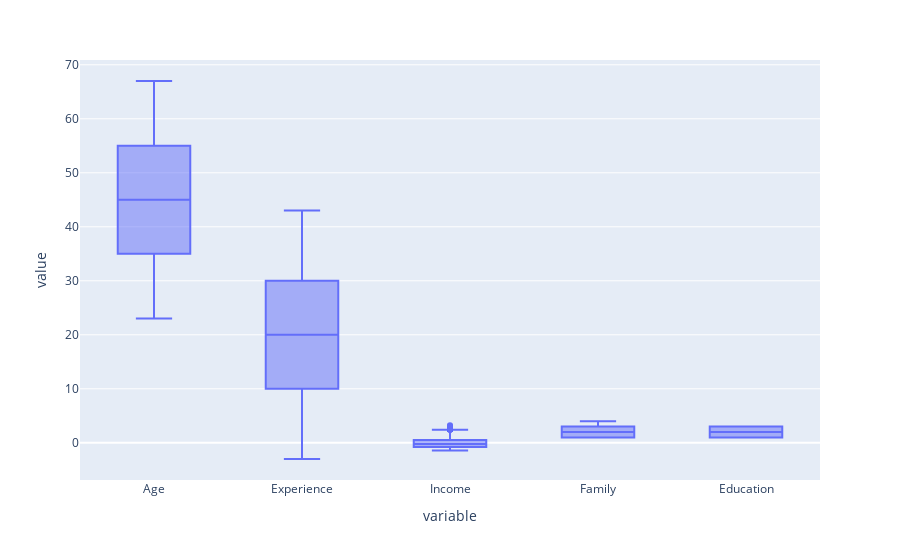

Notebook code for this chart:
### Code cell
fig=ps.box(df,y=['Age','Experience','Income','Family','Education'])
fig.show()

### Figure 1 — Plotly figure (JSON) as saved in the notebook; plotly's stock layout.template omitted (floating-point values rounded to 4 significant figures; data arrays with more than 128 entries replaced by an {"elided": "..."} marker saying what was removed)
{"data": [{"alignmentgroup": "True", "hovertemplate": "variable=%{x}<br>value=%{y}<extra></extra>", "legendgroup": "", "marker": {"color": "#636efa"}, "name": "", "notched": false, "offsetgroup": "", "orientation": "v", "showlegend": false, "type": "box", "x": {"elided": "25000 str values"}, "x0": " ", "xaxis": "x", "y": {"elided": "25000 float values"}, "y0": " ", "yaxis": "y"}], "layout": {"autosize": true, "boxmode": "group", "legend": {"tracegroupgap": 0}, "margin": {"t": 60}, "xaxis": {"anchor": "y", "autorange": true, "domain": [0, 1], "range": [-0.5, 4.5], "title": {"text": "variable"}, "type": "category"}, "yaxis": {"anchor": "x", "autorange": true, "domain": [0, 1], "range": [-6.889, 70.89], "title": {"text": "value"}, "type": "linear"}}}
